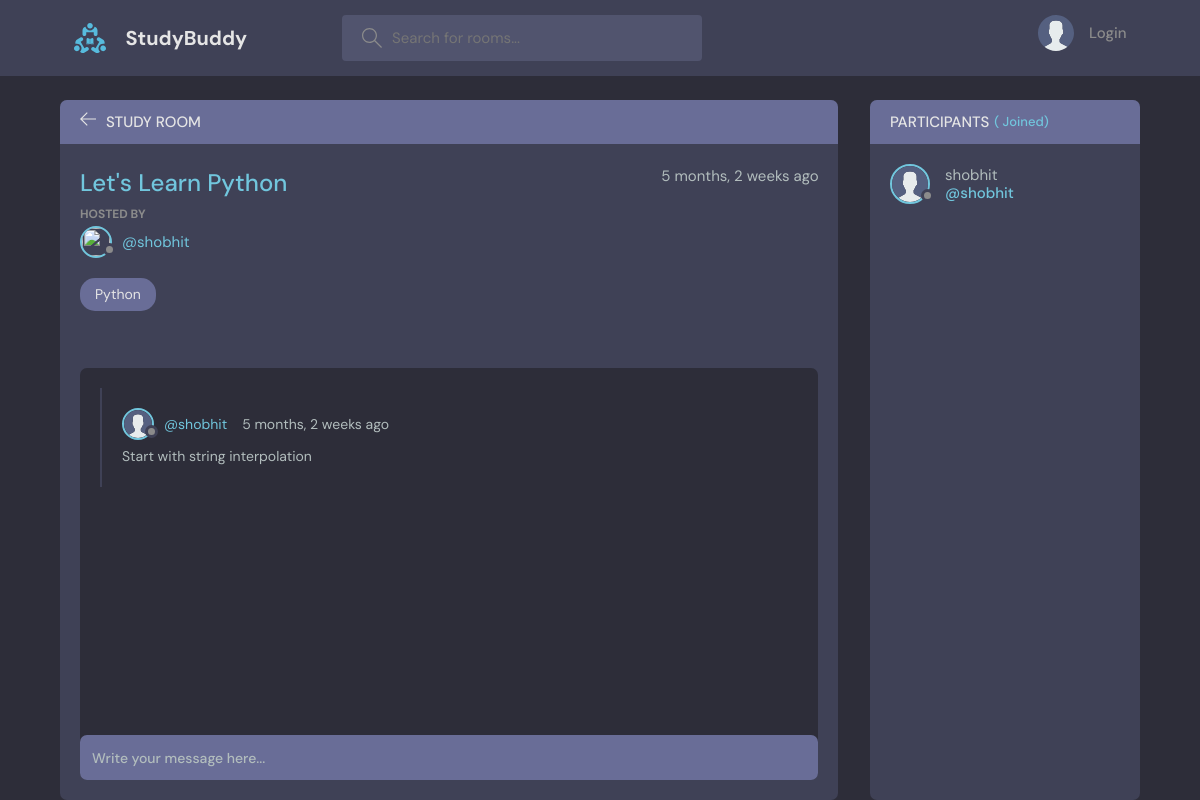
/room/1, run on the app's committed database.
### base/models.py (models this page shows, shortened)
class Room(models.Model):
    host = models.ForeignKey(User, on_delete=models.SET_NULL, null=True)
    topic = models.ForeignKey(Topic, on_delete=models.SET_NULL, null=True)
    name = models.CharField(max_length = 200)
    description = models.TextField(null=True, blank=True)
    participants = models.ManyToManyField(User,  related_name='participants', blank=True)
    updated = models.DateTimeField(auto_now=True)#each time instance updated
    created = models.DateTimeField(auto_now_add=True)#time when instance created
    class Meta:
        ordering = ['-updated', '-created']

class User(AbstractUser):
    name = models.CharField(max_length=200, null=True)
    email = models.EmailField(unique=True)
    bio = models.TextField(null=True)
    avatar = models.ImageField(null=True, default='avatar.svg')# requires pillow library
    USERNAME_FIELD = 'email'
    REQUIRED_FIELDS = []

class Topic(models.Model):
    name = models.CharField(max_length=200)

class Message(models.Model):
    user = models.ForeignKey(User, on_delete=models.CASCADE)
    room = models.ForeignKey(Room, on_delete=models.CASCADE)
    body = models.TextField()
    updated = models.DateTimeField(auto_now=True)
    created = models.DateTimeField(auto_now_add=True)
    class Meta:
        ordering = ['-updated', '-created']

### base/views.py (the view, shortened to what this page needs)
# urls.py: path('room/<str:pk>', views.room, name='room'),
def room(request, pk):
    room = Room.objects.get(id=pk)
    room_messages = room.message_set.all()#Many to one relationship https://stackoverflow.com/questions/42080864/set-in-django-for-a-queryset
    participants = room.participants.all()
    context = {'room': room, 'room_messages': room_messages, 'participants': participants}
    return render(request, 'base/room.html', context)

### base/templates/base/room.html (shortened to what this page needs)
{% extends "main.html" %}
{% block content %}
    <main class="profile-page layout layout--2">
      <div class="container">
        <div class="room">
          <div class="room__top">
            <div class="room__topLeft">
              <a href="{% url 'home' %}">
                <svg version="1.1" xmlns="http://www.w3.org/2000/svg" width="32" height="32" viewBox="0 0 32 32">
                  <title>arrow-left</title>
                  <path
                    d="M13.723 2.286l-13.723 13.714 13.719 13.714 1.616-1.611-10.96-10.96h27.625v-2.286h-27.625l10.965-10.965-1.616-1.607z"
                  ></path>
                </svg>
              </a>
              <h3>Study Room</h3>
            </div>
          </div>
          <div class="room__box scroll">
            <div class="room__header scroll">
              <div class="room__info">
                <h3>{{ room.name }}</h3>
                <span>{{ room.created | timesince }} ago</span>
              </div>
              <div class="room__hosted">
                <p>Hosted By</p>
                <a href="{% url 'profile' room.host.id  %}" class="room__author">
                  <div class="avatar avatar--small">
                    <img src="{{ room.user.avatar.url }}" />
                  </div>
                  <span>@{{ room.host.username }}</span>
                </a>
              </div>
              <span class="room__topics">{{ room.topic.name }}</span>
            </div>
            <div class="room__conversation">
              <div class="threads scroll">
                {% for message in room_messages %}
                <div class="thread">
                  <div class="thread__top">
                    <div class="thread__author">
                      <a href="{% url 'profile' message.user.id %}" class="thread__authorInfo">
                        <div class="avatar avatar--small">
                          <img src="{{ message.user.avatar.url }}" />
                        </div>
                        <span>@{{ message.user.username }}</span>
                      </a>
                      <span class="thread__date">{{ message.created | timesince }} ago</span>
                    </div>
                  </div>
                  <div class="thread__details">
                   {{message.body}}
                  </div>
                </div>
                {% endfor %}
              </div>
            </div>
          </div>
          <div class="room__message">
            <form action="" method='POST'>
            <input name="body" placeholder="Write your message here..." />
            </form>
          </div>
        </div>
        <div class="participants">
          <h3 class="participants__top">Participants <span>( {{ participant.count }} Joined)</span></h3>
          <div class="participants__list scroll">
          {% for participant in participants %}
            <a href="profile.html" class="participant">
              <div class="avatar avatar--medium">
                <img src="{{ participant.avatar.url }}" />
              </div>
              <p>
                {{ participant.username }}
                <span>@{{ participant.username }}</span>
              </p>
            </a>
          {% endfor %}
          </div>
        </div>
      </div>
    </main>
{% endblock content %}

### data on the page
Room: name "Let's Learn Python", created "5 months, 2 weeks", host.username "shobhit", topic.name "Python"
Message: user.avatar (placeholder picture), user.username "shobhit", created "5 months, 2 weeks", body "Start with string interpolation"
User: avatar (placeholder picture), username "shobhit"
